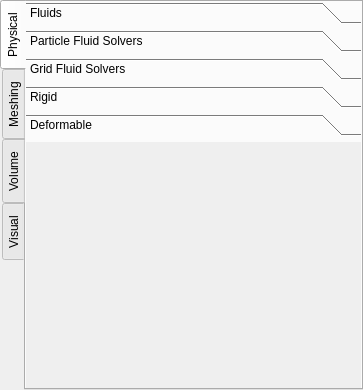
<?xml version="1.0" encoding="UTF-8"?>
<ui version="4.0">
 <class>NESceneBuilderWindow</class>
 <widget class="QMainWindow" name="NESceneBuilderWindow">
  <property name="geometry">
   <rect>
    <x>0</x>
    <y>0</y>
    <width>363</width>
    <height>390</height>
   </rect>
  </property>
  <property name="windowTitle">
   <string>Scene Builder</string>
  </property>
  <property name="windowIcon">
   <iconset resource="../../FDYN.qrc">
    <normaloff>:/Neutrino/Resources/16_32/sceneBuilder_16.png</normaloff>:/Neutrino/Resources/16_32/sceneBuilder_16.png</iconset>
  </property>
  <widget class="QWidget" name="centralwidget">
   <layout class="QVBoxLayout" name="verticalLayout">
    <property name="spacing">
     <number>0</number>
    </property>
    <property name="leftMargin">
     <number>0</number>
    </property>
    <property name="topMargin">
     <number>0</number>
    </property>
    <property name="rightMargin">
     <number>0</number>
    </property>
    <property name="bottomMargin">
     <number>0</number>
    </property>
    <item>
     <widget class="QTabWidget" name="sceneBuilderTabWidget">
      <property name="tabPosition">
       <enum>QTabWidget::West</enum>
      </property>
      <property name="tabShape">
       <enum>QTabWidget::Rounded</enum>
      </property>
      <property name="currentIndex">
       <number>0</number>
      </property>
      <property name="elideMode">
       <enum>Qt::ElideNone</enum>
      </property>
      <widget class="QWidget" name="tabPhysical">
       <attribute name="title">
        <string>Physical</string>
       </attribute>
       <layout class="QVBoxLayout" name="verticalLayout_4">
        <property name="spacing">
         <number>6</number>
        </property>
        <property name="leftMargin">
         <number>0</number>
        </property>
        <property name="topMargin">
         <number>0</number>
        </property>
        <property name="rightMargin">
         <number>0</number>
        </property>
        <property name="bottomMargin">
         <number>0</number>
        </property>
        <item>
         <widget class="QToolBox" name="physicalToolbox">
          <property name="frameShape">
           <enum>QFrame::NoFrame</enum>
          </property>
          <property name="frameShadow">
           <enum>QFrame::Plain</enum>
          </property>
          <property name="lineWidth">
           <number>1</number>
          </property>
          <property name="currentIndex">
           <number>4</number>
          </property>
          <widget class="QWidget" name="fluidBox">
           <property name="geometry">
            <rect>
             <x>0</x>
             <y>0</y>
             <width>330</width>
             <height>206</height>
            </rect>
           </property>
           <attribute name="label">
            <string>Fluids</string>
           </attribute>
           <layout class="QVBoxLayout" name="verticalLayout_10">
            <property name="leftMargin">
             <number>0</number>
            </property>
            <property name="topMargin">
             <number>0</number>
            </property>
            <property name="rightMargin">
             <number>0</number>
            </property>
            <property name="bottomMargin">
             <number>0</number>
            </property>
           </layout>
          </widget>
          <widget class="QWidget" name="particleFluidSolverBox">
           <property name="geometry">
            <rect>
             <x>0</x>
             <y>0</y>
             <width>330</width>
             <height>206</height>
            </rect>
           </property>
           <attribute name="label">
            <string>Particle Fluid Solvers</string>
           </attribute>
           <layout class="QVBoxLayout" name="verticalLayout_10">
            <property name="leftMargin">
             <number>0</number>
            </property>
            <property name="topMargin">
             <number>0</number>
            </property>
            <property name="rightMargin">
             <number>0</number>
            </property>
            <property name="bottomMargin">
             <number>0</number>
            </property>
           </layout>
          </widget>
          <widget class="QWidget" name="gridFluidSolverBox">
           <property name="geometry">
            <rect>
             <x>0</x>
             <y>0</y>
             <width>330</width>
             <height>206</height>
            </rect>
           </property>
           <attribute name="label">
            <string>Grid Fluid Solvers</string>
           </attribute>
           <layout class="QVBoxLayout" name="verticalLayout_13">
            <property name="leftMargin">
             <number>0</number>
            </property>
            <property name="topMargin">
             <number>0</number>
            </property>
            <property name="rightMargin">
             <number>0</number>
            </property>
            <property name="bottomMargin">
             <number>0</number>
            </property>
            <item>
             <widget class="QScrollArea" name="particleFluidSolverScrollArea_4">
              <property name="widgetResizable">
               <bool>true</bool>
              </property>
              <widget class="QWidget" name="particleFluidSolverScrollAreaContents_4">
               <property name="geometry">
                <rect>
                 <x>0</x>
                 <y>0</y>
                 <width>328</width>
                 <height>204</height>
                </rect>
               </property>
               <layout class="QVBoxLayout" name="gridFluidSolverLayout">
                <property name="spacing">
                 <number>4</number>
                </property>
                <property name="leftMargin">
                 <number>9</number>
                </property>
                <item>
                 <spacer name="verticalSpacer_7">
                  <property name="orientation">
                   <enum>Qt::Vertical</enum>
                  </property>
                  <property name="sizeHint" stdset="0">
                   <size>
                    <width>20</width>
                    <height>40</height>
                   </size>
                  </property>
                 </spacer>
                </item>
               </layout>
              </widget>
             </widget>
            </item>
           </layout>
          </widget>
          <widget class="QWidget" name="rigidBox">
           <property name="geometry">
            <rect>
             <x>0</x>
             <y>0</y>
             <width>330</width>
             <height>206</height>
            </rect>
           </property>
           <attribute name="label">
            <string>Rigid</string>
           </attribute>
           <layout class="QVBoxLayout" name="verticalLayout_14">
            <property name="leftMargin">
             <number>0</number>
            </property>
            <property name="topMargin">
             <number>0</number>
            </property>
            <property name="rightMargin">
             <number>0</number>
            </property>
            <property name="bottomMargin">
             <number>0</number>
            </property>
           </layout>
          </widget>
          <widget class="QWidget" name="deformableBox">
           <property name="geometry">
            <rect>
             <x>0</x>
             <y>0</y>
             <width>330</width>
             <height>206</height>
            </rect>
           </property>
           <attribute name="label">
            <string>Deformable</string>
           </attribute>
           <layout class="QVBoxLayout" name="verticalLayout_15">
            <property name="leftMargin">
             <number>0</number>
            </property>
            <property name="topMargin">
             <number>0</number>
            </property>
            <property name="rightMargin">
             <number>0</number>
            </property>
            <property name="bottomMargin">
             <number>0</number>
            </property>
           </layout>
          </widget>
         </widget>
        </item>
       </layout>
      </widget>
      <widget class="QWidget" name="tabMeshing">
       <attribute name="title">
        <string>Meshing</string>
       </attribute>
       <layout class="QVBoxLayout" name="verticalLayout_7">
        <property name="leftMargin">
         <number>0</number>
        </property>
        <property name="topMargin">
         <number>0</number>
        </property>
        <property name="rightMargin">
         <number>0</number>
        </property>
        <property name="bottomMargin">
         <number>0</number>
        </property>
        <item>
         <widget class="QToolBox" name="meshingToolBox">
          <property name="enabled">
           <bool>true</bool>
          </property>
          <property name="maximumSize">
           <size>
            <width>16777215</width>
            <height>16777215</height>
           </size>
          </property>
          <property name="currentIndex">
           <number>1</number>
          </property>
          <widget class="QWidget" name="meshConstructorBox">
           <property name="geometry">
            <rect>
             <x>0</x>
             <y>0</y>
             <width>98</width>
             <height>85</height>
            </rect>
           </property>
           <attribute name="label">
            <string>Mesh Constructor</string>
           </attribute>
           <layout class="QVBoxLayout" name="verticalLayout_18">
            <property name="leftMargin">
             <number>0</number>
            </property>
            <property name="topMargin">
             <number>0</number>
            </property>
            <property name="rightMargin">
             <number>0</number>
            </property>
            <property name="bottomMargin">
             <number>0</number>
            </property>
            <item>
             <widget class="QScrollArea" name="particleFluidSolverScrollArea_9">
              <property name="widgetResizable">
               <bool>true</bool>
              </property>
              <widget class="QWidget" name="particleFluidSolverScrollAreaContents_9">
               <property name="geometry">
                <rect>
                 <x>0</x>
                 <y>0</y>
                 <width>98</width>
                 <height>28</height>
                </rect>
               </property>
               <layout class="QVBoxLayout" name="meshConstructorLayout">
                <property name="spacing">
                 <number>4</number>
                </property>
                <property name="leftMargin">
                 <number>9</number>
                </property>
                <item>
                 <spacer name="verticalSpacer_12">
                  <property name="orientation">
                   <enum>Qt::Vertical</enum>
                  </property>
                  <property name="sizeHint" stdset="0">
                   <size>
                    <width>20</width>
                    <height>40</height>
                   </size>
                  </property>
                 </spacer>
                </item>
               </layout>
              </widget>
             </widget>
            </item>
           </layout>
          </widget>
          <widget class="QWidget" name="meshConstructorExperimentalBox">
           <property name="geometry">
            <rect>
             <x>0</x>
             <y>0</y>
             <width>330</width>
             <height>299</height>
            </rect>
           </property>
           <attribute name="label">
            <string>Mesh Constructor (Experimental)</string>
           </attribute>
           <layout class="QVBoxLayout" name="verticalLayout_19">
            <property name="leftMargin">
             <number>0</number>
            </property>
            <property name="topMargin">
             <number>0</number>
            </property>
            <property name="rightMargin">
             <number>0</number>
            </property>
            <property name="bottomMargin">
             <number>0</number>
            </property>
            <item>
             <widget class="QScrollArea" name="particleFluidSolverScrollArea_10">
              <property name="widgetResizable">
               <bool>true</bool>
              </property>
              <widget class="QWidget" name="particleFluidSolverScrollAreaContents_10">
               <property name="geometry">
                <rect>
                 <x>0</x>
                 <y>0</y>
                 <width>328</width>
                 <height>297</height>
                </rect>
               </property>
               <layout class="QVBoxLayout" name="meshingExpLayout">
                <property name="spacing">
                 <number>4</number>
                </property>
                <property name="leftMargin">
                 <number>9</number>
                </property>
                <item>
                 <spacer name="verticalSpacer_13">
                  <property name="orientation">
                   <enum>Qt::Vertical</enum>
                  </property>
                  <property name="sizeHint" stdset="0">
                   <size>
                    <width>20</width>
                    <height>40</height>
                   </size>
                  </property>
                 </spacer>
                </item>
               </layout>
              </widget>
             </widget>
            </item>
           </layout>
          </widget>
         </widget>
        </item>
       </layout>
      </widget>
      <widget class="QWidget" name="tabVolume">
       <attribute name="title">
        <string>Volume</string>
       </attribute>
       <layout class="QVBoxLayout" name="verticalLayout_16">
        <property name="leftMargin">
         <number>0</number>
        </property>
        <property name="topMargin">
         <number>0</number>
        </property>
        <property name="rightMargin">
         <number>0</number>
        </property>
        <property name="bottomMargin">
         <number>0</number>
        </property>
        <item>
         <widget class="QToolBox" name="volumeToolbox">
          <property name="currentIndex">
           <number>0</number>
          </property>
          <widget class="QWidget" name="volumeConvertionsBox">
           <property name="geometry">
            <rect>
             <x>0</x>
             <y>0</y>
             <width>330</width>
             <height>299</height>
            </rect>
           </property>
           <attribute name="label">
            <string>Convertions</string>
           </attribute>
           <layout class="QVBoxLayout" name="verticalLayout_28">
            <property name="leftMargin">
             <number>0</number>
            </property>
            <property name="topMargin">
             <number>0</number>
            </property>
            <property name="rightMargin">
             <number>0</number>
            </property>
            <property name="bottomMargin">
             <number>0</number>
            </property>
            <item>
             <widget class="QScrollArea" name="volumeConvertionsArea">
              <property name="widgetResizable">
               <bool>true</bool>
              </property>
              <widget class="QWidget" name="scrollAreaWidgetContents">
               <property name="geometry">
                <rect>
                 <x>0</x>
                 <y>0</y>
                 <width>328</width>
                 <height>297</height>
                </rect>
               </property>
               <layout class="QVBoxLayout" name="volumeConvertionsLayout">
                <property name="leftMargin">
                 <number>0</number>
                </property>
                <property name="topMargin">
                 <number>0</number>
                </property>
                <property name="rightMargin">
                 <number>0</number>
                </property>
                <property name="bottomMargin">
                 <number>0</number>
                </property>
                <item>
                 <spacer name="verticalSpacer_10">
                  <property name="orientation">
                   <enum>Qt::Vertical</enum>
                  </property>
                  <property name="sizeHint" stdset="0">
                   <size>
                    <width>20</width>
                    <height>294</height>
                   </size>
                  </property>
                 </spacer>
                </item>
               </layout>
              </widget>
             </widget>
            </item>
           </layout>
          </widget>
          <widget class="QWidget" name="operationsScrollArea">
           <property name="geometry">
            <rect>
             <x>0</x>
             <y>0</y>
             <width>98</width>
             <height>85</height>
            </rect>
           </property>
           <attribute name="label">
            <string>Operations</string>
           </attribute>
           <layout class="QVBoxLayout" name="verticalLayout_27">
            <property name="leftMargin">
             <number>0</number>
            </property>
            <property name="topMargin">
             <number>0</number>
            </property>
            <property name="rightMargin">
             <number>0</number>
            </property>
            <property name="bottomMargin">
             <number>0</number>
            </property>
            <item>
             <widget class="QScrollArea" name="volumeOperationsArea">
              <property name="widgetResizable">
               <bool>true</bool>
              </property>
              <widget class="QWidget" name="scrollAreaWidgetContents_4">
               <property name="geometry">
                <rect>
                 <x>0</x>
                 <y>0</y>
                 <width>98</width>
                 <height>28</height>
                </rect>
               </property>
               <layout class="QVBoxLayout" name="volumeOperationsLayout">
                <property name="leftMargin">
                 <number>0</number>
                </property>
                <property name="topMargin">
                 <number>0</number>
                </property>
                <property name="rightMargin">
                 <number>0</number>
                </property>
                <property name="bottomMargin">
                 <number>0</number>
                </property>
                <item>
                 <spacer name="verticalSpacer_6">
                  <property name="orientation">
                   <enum>Qt::Vertical</enum>
                  </property>
                  <property name="sizeHint" stdset="0">
                   <size>
                    <width>20</width>
                    <height>295</height>
                   </size>
                  </property>
                 </spacer>
                </item>
               </layout>
              </widget>
             </widget>
            </item>
           </layout>
          </widget>
         </widget>
        </item>
       </layout>
      </widget>
      <widget class="QWidget" name="tabVisual">
       <attribute name="title">
        <string>Visual</string>
       </attribute>
       <layout class="QVBoxLayout" name="verticalLayout_5">
        <property name="leftMargin">
         <number>0</number>
        </property>
        <property name="topMargin">
         <number>0</number>
        </property>
        <property name="rightMargin">
         <number>0</number>
        </property>
        <property name="bottomMargin">
         <number>0</number>
        </property>
        <item>
         <widget class="QToolBox" name="visualToolbox">
          <property name="frameShape">
           <enum>QFrame::NoFrame</enum>
          </property>
          <property name="frameShadow">
           <enum>QFrame::Plain</enum>
          </property>
          <property name="currentIndex">
           <number>2</number>
          </property>
          <widget class="QWidget" name="camerasBox">
           <property name="geometry">
            <rect>
             <x>0</x>
             <y>0</y>
             <width>98</width>
             <height>85</height>
            </rect>
           </property>
           <attribute name="label">
            <string>Cameras</string>
           </attribute>
           <layout class="QVBoxLayout" name="verticalLayout_2">
            <property name="spacing">
             <number>0</number>
            </property>
            <property name="leftMargin">
             <number>0</number>
            </property>
            <property name="topMargin">
             <number>0</number>
            </property>
            <property name="rightMargin">
             <number>0</number>
            </property>
            <property name="bottomMargin">
             <number>0</number>
            </property>
            <item>
             <widget class="QScrollArea" name="camerasScrollArea">
              <property name="widgetResizable">
               <bool>true</bool>
              </property>
              <widget class="QWidget" name="camerasScrollAreaContents">
               <property name="geometry">
                <rect>
                 <x>0</x>
                 <y>0</y>
                 <width>98</width>
                 <height>28</height>
                </rect>
               </property>
               <layout class="QVBoxLayout" name="camerasLayout">
                <property name="spacing">
                 <number>4</number>
                </property>
                <property name="leftMargin">
                 <number>9</number>
                </property>
                <item>
                 <spacer name="verticalSpacer">
                  <property name="orientation">
                   <enum>Qt::Vertical</enum>
                  </property>
                  <property name="sizeHint" stdset="0">
                   <size>
                    <width>20</width>
                    <height>40</height>
                   </size>
                  </property>
                 </spacer>
                </item>
               </layout>
              </widget>
             </widget>
            </item>
           </layout>
          </widget>
          <widget class="QWidget" name="lightsBox">
           <property name="geometry">
            <rect>
             <x>0</x>
             <y>0</y>
             <width>98</width>
             <height>85</height>
            </rect>
           </property>
           <attribute name="label">
            <string>Lights</string>
           </attribute>
           <layout class="QVBoxLayout" name="verticalLayout_3">
            <property name="leftMargin">
             <number>0</number>
            </property>
            <property name="topMargin">
             <number>0</number>
            </property>
            <property name="rightMargin">
             <number>0</number>
            </property>
            <property name="bottomMargin">
             <number>0</number>
            </property>
            <item>
             <widget class="QScrollArea" name="lightsScrollArea">
              <property name="widgetResizable">
               <bool>true</bool>
              </property>
              <widget class="QWidget" name="lightsScrollAreaContents">
               <property name="geometry">
                <rect>
                 <x>0</x>
                 <y>0</y>
                 <width>98</width>
                 <height>28</height>
                </rect>
               </property>
               <layout class="QVBoxLayout" name="lightsLayout">
                <property name="spacing">
                 <number>4</number>
                </property>
                <property name="leftMargin">
                 <number>9</number>
                </property>
                <item>
                 <spacer name="verticalSpacer_2">
                  <property name="orientation">
                   <enum>Qt::Vertical</enum>
                  </property>
                  <property name="sizeHint" stdset="0">
                   <size>
                    <width>20</width>
                    <height>40</height>
                   </size>
                  </property>
                 </spacer>
                </item>
               </layout>
              </widget>
             </widget>
            </item>
           </layout>
          </widget>
          <widget class="QWidget" name="materialsBox">
           <property name="geometry">
            <rect>
             <x>0</x>
             <y>0</y>
             <width>330</width>
             <height>206</height>
            </rect>
           </property>
           <attribute name="label">
            <string>Materials</string>
           </attribute>
           <layout class="QVBoxLayout" name="verticalLayout_9">
            <property name="leftMargin">
             <number>0</number>
            </property>
            <property name="topMargin">
             <number>0</number>
            </property>
            <property name="rightMargin">
             <number>0</number>
            </property>
            <property name="bottomMargin">
             <number>0</number>
            </property>
            <item>
             <widget class="QScrollArea" name="materialsScrollArea">
              <property name="widgetResizable">
               <bool>true</bool>
              </property>
              <widget class="QWidget" name="materialsScrollAreaContents">
               <property name="geometry">
                <rect>
                 <x>0</x>
                 <y>0</y>
                 <width>328</width>
                 <height>204</height>
                </rect>
               </property>
               <layout class="QVBoxLayout" name="materialsLayout">
                <property name="spacing">
                 <number>4</number>
                </property>
                <property name="leftMargin">
                 <number>9</number>
                </property>
                <item>
                 <spacer name="verticalSpacer_3">
                  <property name="orientation">
                   <enum>Qt::Vertical</enum>
                  </property>
                  <property name="sizeHint" stdset="0">
                   <size>
                    <width>20</width>
                    <height>40</height>
                   </size>
                  </property>
                 </spacer>
                </item>
               </layout>
              </widget>
             </widget>
            </item>
           </layout>
          </widget>
          <widget class="QWidget" name="osdBox">
           <property name="geometry">
            <rect>
             <x>0</x>
             <y>0</y>
             <width>98</width>
             <height>85</height>
            </rect>
           </property>
           <attribute name="label">
            <string>OSD</string>
           </attribute>
           <layout class="QVBoxLayout" name="verticalLayout_9">
            <property name="leftMargin">
             <number>0</number>
            </property>
            <property name="topMargin">
             <number>0</number>
            </property>
            <property name="rightMargin">
             <number>0</number>
            </property>
            <property name="bottomMargin">
             <number>0</number>
            </property>
            <item>
             <widget class="QScrollArea" name="osdScrollArea">
              <property name="widgetResizable">
               <bool>true</bool>
              </property>
              <widget class="QWidget" name="osdScrollAreaContents">
               <property name="geometry">
                <rect>
                 <x>0</x>
                 <y>0</y>
                 <width>98</width>
                 <height>28</height>
                </rect>
               </property>
               <layout class="QVBoxLayout" name="osdLayout">
                <property name="spacing">
                 <number>4</number>
                </property>
                <property name="leftMargin">
                 <number>9</number>
                </property>
                <item>
                 <spacer name="verticalSpacer_3">
                  <property name="orientation">
                   <enum>Qt::Vertical</enum>
                  </property>
                  <property name="sizeHint" stdset="0">
                   <size>
                    <width>20</width>
                    <height>40</height>
                   </size>
                  </property>
                 </spacer>
                </item>
               </layout>
              </widget>
             </widget>
            </item>
           </layout>
          </widget>
          <widget class="QWidget" name="gizmoBox">
           <property name="geometry">
            <rect>
             <x>0</x>
             <y>0</y>
             <width>98</width>
             <height>85</height>
            </rect>
           </property>
           <attribute name="label">
            <string>Gizmo</string>
           </attribute>
           <layout class="QVBoxLayout" name="verticalLayout_11">
            <property name="spacing">
             <number>0</number>
            </property>
            <property name="leftMargin">
             <number>0</number>
            </property>
            <property name="topMargin">
             <number>0</number>
            </property>
            <property name="rightMargin">
             <number>0</number>
            </property>
            <property name="bottomMargin">
             <number>0</number>
            </property>
            <item>
             <widget class="QScrollArea" name="gizmoScrollArea">
              <property name="widgetResizable">
               <bool>true</bool>
              </property>
              <widget class="QWidget" name="scrollAreaWidgetContents_3">
               <property name="geometry">
                <rect>
                 <x>0</x>
                 <y>0</y>
                 <width>98</width>
                 <height>28</height>
                </rect>
               </property>
               <layout class="QVBoxLayout" name="gizmoLayout">
                <item>
                 <spacer name="verticalSpacer_5">
                  <property name="orientation">
                   <enum>Qt::Vertical</enum>
                  </property>
                  <property name="sizeHint" stdset="0">
                   <size>
                    <width>20</width>
                    <height>205</height>
                   </size>
                  </property>
                 </spacer>
                </item>
               </layout>
              </widget>
             </widget>
            </item>
           </layout>
          </widget>
         </widget>
        </item>
       </layout>
      </widget>
     </widget>
    </item>
   </layout>
  </widget>
  <widget class="NEMenuBar" name="menubar">
   <property name="geometry">
    <rect>
     <x>0</x>
     <y>0</y>
     <width>363</width>
     <height>25</height>
    </rect>
   </property>
   <property name="nativeMenuBar">
    <bool>false</bool>
   </property>
  </widget>
 </widget>
 <customwidgets>
  <customwidget>
   <class>NEMenuBar</class>
   <extends>QMenuBar</extends>
   <header>Widgets/MenuBar/NEMenuBar.h</header>
  </customwidget>
 </customwidgets>
 <resources>
  <include location="../../FDYN.qrc"/>
 </resources>
 <connections/>
</ui>
